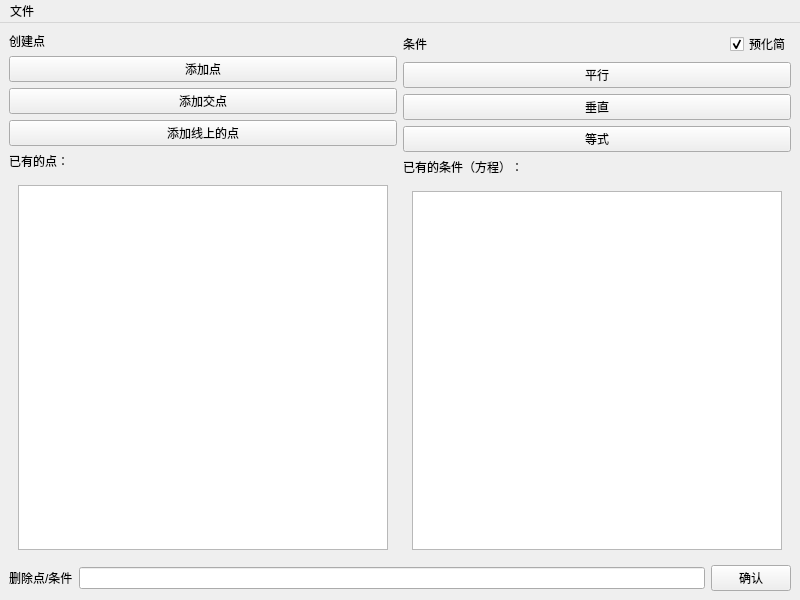
<?xml version="1.0" encoding="UTF-8"?>
<ui version="4.0">
 <class>Add</class>
 <widget class="QMainWindow" name="Add">
  <property name="geometry">
   <rect>
    <x>0</x>
    <y>0</y>
    <width>800</width>
    <height>600</height>
   </rect>
  </property>
  <property name="windowTitle">
   <string>MainWindow</string>
  </property>
  <widget class="QWidget" name="centralwidget">
   <layout class="QGridLayout" name="gridLayout_6">
    <item row="0" column="0">
     <layout class="QGridLayout" name="gridLayout_2">
      <item row="2" column="0">
       <widget class="PushButton" name="PushButton_intersection">
        <property name="text">
         <string>添加交点</string>
        </property>
       </widget>
      </item>
      <item row="3" column="0">
       <widget class="PushButton" name="PushButton_point_on_line">
        <property name="text">
         <string>添加线上的点</string>
        </property>
       </widget>
      </item>
      <item row="1" column="0">
       <widget class="PushButton" name="PushButton_point">
        <property name="text">
         <string>添加点</string>
        </property>
       </widget>
      </item>
      <item row="5" column="0">
       <widget class="CardWidget" name="CardWidget">
        <layout class="QGridLayout" name="gridLayout">
         <item row="0" column="0">
          <widget class="TableWidget" name="ListWidget_points"/>
         </item>
        </layout>
       </widget>
      </item>
      <item row="0" column="0">
       <widget class="TitleLabel" name="TitleLabel">
        <property name="text">
         <string>创建点</string>
        </property>
       </widget>
      </item>
      <item row="4" column="0">
       <widget class="SubtitleLabel" name="SubtitleLabel">
        <property name="text">
         <string>已有的点：</string>
        </property>
       </widget>
      </item>
     </layout>
    </item>
    <item row="0" column="1">
     <layout class="QGridLayout" name="gridLayout_4">
      <item row="0" column="0">
       <widget class="TitleLabel" name="TitleLabel_2">
        <property name="text">
         <string>条件</string>
        </property>
       </widget>
      </item>
      <item row="0" column="1">
       <spacer name="horizontalSpacer">
        <property name="orientation">
         <enum>Qt::Horizontal</enum>
        </property>
        <property name="sizeHint" stdset="0">
         <size>
          <width>40</width>
          <height>20</height>
         </size>
        </property>
       </spacer>
      </item>
      <item row="1" column="0" colspan="3">
       <widget class="PushButton" name="PushButton_parallel">
        <property name="text">
         <string>平行</string>
        </property>
       </widget>
      </item>
      <item row="2" column="0" colspan="3">
       <widget class="PushButton" name="PushButton_vertical">
        <property name="text">
         <string>垂直</string>
        </property>
       </widget>
      </item>
      <item row="3" column="0" colspan="3">
       <widget class="PushButton" name="PushButton_eq">
        <property name="text">
         <string>等式</string>
        </property>
       </widget>
      </item>
      <item row="4" column="0" colspan="3">
       <widget class="SubtitleLabel" name="SubtitleLabel_2">
        <property name="text">
         <string>已有的条件（方程）：</string>
        </property>
       </widget>
      </item>
      <item row="5" column="0" colspan="3">
       <widget class="CardWidget" name="CardWidget_2">
        <layout class="QGridLayout" name="gridLayout_3">
         <item row="0" column="0">
          <widget class="TableWidget" name="ListWidget_conditions"/>
         </item>
        </layout>
       </widget>
      </item>
      <item row="0" column="2">
       <widget class="CheckBox" name="CheckBox_pre_simplify">
        <property name="text">
         <string>预化简</string>
        </property>
        <property name="checked">
         <bool>true</bool>
        </property>
       </widget>
      </item>
     </layout>
    </item>
    <item row="1" column="0" colspan="2">
     <layout class="QGridLayout" name="gridLayout_5">
      <item row="0" column="0">
       <widget class="BodyLabel" name="BodyLabel">
        <property name="text">
         <string>删除点/条件</string>
        </property>
       </widget>
      </item>
      <item row="0" column="1">
       <widget class="LineEdit" name="LineEdit_delete"/>
      </item>
      <item row="0" column="2">
       <widget class="PushButton" name="PushButton_delete">
        <property name="styleSheet">
         <string notr="true">PushButton, ToolButton, ToggleButton, ToggleToolButton {
    color: red;
    background: rgba(255, 255, 255, 0.7);
    border: 1px solid rgba(0, 0, 0, 0.073);
    border-bottom: 1px solid rgba(0, 0, 0, 0.183);
    border-radius: 5px;
    /* font: 14px 'Segoe UI', 'Microsoft YaHei'; */
    padding: 5px 12px 6px 12px;
    outline: none;
}

ToolButton {
    padding: 5px 9px 6px 8px;
}

PushButton[hasIcon=false] {
    padding: 5px 12px 6px 12px;
}

PushButton[hasIcon=true] {
    padding: 5px 12px 6px 36px;
}

DropDownToolButton, PrimaryDropDownToolButton {
    padding: 5px 31px 6px 8px;
}

DropDownPushButton[hasIcon=false],
PrimaryDropDownPushButton[hasIcon=false] {
    padding: 5px 31px 6px 12px;
}

DropDownPushButton[hasIcon=true],
PrimaryDropDownPushButton[hasIcon=true] {
    padding: 5px 31px 6px 36px;
}

PushButton:hover, ToolButton:hover, ToggleButton:hover, ToggleToolButton:hover {
    background: rgba(249, 249, 249, 0.5);
}

PushButton:pressed, ToolButton:pressed, ToggleButton:pressed, ToggleToolButton:pressed {
    color: rgba(0, 0, 0, 0.63);
    background: rgba(249, 249, 249, 0.3);
    border-bottom: 1px solid rgba(0, 0, 0, 0.073);
}

PushButton:disabled, ToolButton:disabled, ToggleButton:disabled, ToggleToolButton:disabled {
    color: rgba(0, 0, 0, 0.36);
    background: rgba(249, 249, 249, 0.3);
    border: 1px solid rgba(0, 0, 0, 0.06);
    border-bottom: 1px solid rgba(0, 0, 0, 0.06);
}


PrimaryPushButton,
PrimaryToolButton,
ToggleButton:checked,
ToggleToolButton:checked {
    color: white;
    background-color: #009faa;
    border: 1px solid #00a7b3;
    border-bottom: 1px solid #007780;
}

PrimaryPushButton:hover,
PrimaryToolButton:hover,
ToggleButton:checked:hover,
ToggleToolButton:checked:hover {
    background-color: #00a7b3;
    border: 1px solid #2daab3;
    border-bottom: 1px solid #007780;
}

PrimaryPushButton:pressed,
PrimaryToolButton:pressed,
ToggleButton:checked:pressed,
ToggleToolButton:checked:pressed {
    color: rgba(255, 255, 255, 0.63);
    background-color: #3eabb3;
    border: 1px solid #3eabb3;
}

PrimaryPushButton:disabled,
PrimaryToolButton:disabled,
ToggleButton:checked:disabled,
ToggleToolButton:checked:disabled {
    color: rgba(255, 255, 255, 0.9);
    background-color: rgb(205, 205, 205);
    border: 1px solid rgb(205, 205, 205);
}

SplitDropButton,
PrimarySplitDropButton {
    border-left: none;
    border-top-left-radius: 0;
    border-bottom-left-radius: 0;
}

#splitPushButton,
#splitToolButton,
#primarySplitPushButton,
#primarySplitToolButton {
    border-top-right-radius: 0;
    border-bottom-right-radius: 0;
}

#splitPushButton:pressed,
#splitToolButton:pressed,
SplitDropButton:pressed {
    border-bottom: 1px solid rgba(0, 0, 0, 0.183);
}

PrimarySplitDropButton:pressed {
    border-bottom: 1px solid #007780;
}

#primarySplitPushButton, #primarySplitToolButton {
    border-right: 1px solid #3eabb3;
}

#primarySplitPushButton:pressed, #primarySplitToolButton:pressed {
    border-bottom: 1px solid #007780;
}

HyperlinkButton {
    /* font: 14px 'Segoe UI', 'Microsoft YaHei'; */
    padding: 6px 12px 6px 12px;
    color: #009faa;
    border: none;
    border-radius: 6px;
    background-color: transparent;
}

HyperlinkButton[hasIcon=false] {
    padding: 6px 12px 6px 12px;
}

HyperlinkButton[hasIcon=true] {
    padding: 6px 12px 6px 36px;
}

HyperlinkButton:hover {
    color: #009faa;
    background-color: rgba(0, 0, 0, 10);
    border: none;
}

HyperlinkButton:pressed {
    color: #009faa;
    background-color: rgba(0, 0, 0, 6);
    border: none;
}

HyperlinkButton:disabled {
    color: rgba(0, 0, 0, 0.43);
    background-color: transparent;
    border: none;
}


RadioButton {
    min-height: 24px;
    max-height: 24px;
    background-color: transparent;
    font: 14px 'Segoe UI', 'Microsoft YaHei', 'PingFang SC';
    color: black;
}

RadioButton::indicator {
    width: 18px;
    height: 18px;
    border-radius: 11px;
    border: 2px solid #999999;
    background-color: rgba(0, 0, 0, 5);
    margin-right: 4px;
}

RadioButton::indicator:hover {
    background-color: rgba(0, 0, 0, 0);
}

RadioButton::indicator:pressed {
    border: 2px solid #bbbbbb;
    background-color: qradialgradient(spread:pad, cx:0.5, cy:0.5, radius:0.5, fx:0.5, fy:0.5,
            stop:0 rgb(255, 255, 255),
            stop:0.5 rgb(255, 255, 255),
            stop:0.6 rgb(225, 224, 223),
            stop:1 rgb(225, 224, 223));
}

RadioButton::indicator:checked {
    height: 22px;
    width: 22px;
    border: none;
    border-radius: 11px;
    background-color: qradialgradient(spread:pad, cx:0.5, cy:0.5, radius:0.5, fx:0.5, fy:0.5,
            stop:0 rgb(255, 255, 255),
            stop:0.5 rgb(255, 255, 255),
            stop:0.6 #009faa,
            stop:1 #009faa);
}

RadioButton::indicator:checked:hover {
    background-color: qradialgradient(spread:pad, cx:0.5, cy:0.5, radius:0.5, fx:0.5, fy:0.5,
            stop:0 rgb(255, 255, 255),
            stop:0.6 rgb(255, 255, 255),
            stop:0.7 #009faa,
            stop:1 #009faa);
}

RadioButton::indicator:checked:pressed {
    background-color: qradialgradient(spread:pad, cx:0.5, cy:0.5, radius:0.5, fx:0.5, fy:0.5,
            stop:0 rgb(255, 255, 255),
            stop:0.5 rgb(255, 255, 255),
            stop:0.6 #009faa,
            stop:1 #009faa);
}

RadioButton:disabled {
    color: rgba(0, 0, 0, 110);
}

RadioButton::indicator:disabled {
    border: 2px solid #bbbbbb;
    background-color: transparent;
}

RadioButton::indicator:disabled:checked {
    border: none;
    background-color: qradialgradient(spread:pad, cx:0.5, cy:0.5, radius:0.5, fx:0.5, fy:0.5,
            stop:0 rgb(255, 255, 255),
            stop:0.5 rgb(255, 255, 255),
            stop:0.6 rgba(0, 0, 0, 0.2169),
            stop:1 rgba(0, 0, 0, 0.2169));
}

TransparentToolButton,
TransparentToggleToolButton,
TransparentDropDownToolButton,
TransparentPushButton,
TransparentDropDownPushButton,
TransparentTogglePushButton {
    background-color: transparent;
    border: none;
    border-radius: 5px;
    margin: 0;
}

TransparentToolButton:hover,
TransparentToggleToolButton:hover,
TransparentDropDownToolButton:hover,
TransparentPushButton:hover,
TransparentDropDownPushButton:hover,
TransparentTogglePushButton:hover {
    background-color: rgba(0, 0, 0, 9);
    border: none;
}

TransparentToolButton:pressed,
TransparentToggleToolButton:pressed,
TransparentDropDownToolButton:pressed,
TransparentPushButton:pressed,
TransparentDropDownPushButton:pressed,
TransparentTogglePushButton:pressed {
    background-color: rgba(0, 0, 0, 6);
    border: none;
}

TransparentToolButton:disabled,
TransparentToggleToolButton:disabled,
TransparentDropDownToolButton:disabled,
TransprentPushButton:disabled,
TransparentDropDownPushButton:disabled,
TransprentTogglePushButton:disabled {
    background-color: transparent;
    border: none;
}


PillPushButton,
PillPushButton:hover,
PillPushButton:pressed,
PillPushButton:disabled,
PillPushButton:checked,
PillPushButton:checked:hover,
PillPushButton:checked:pressed,
PillPushButton:disabled:checked,
PillToolButton,
PillToolButton:hover,
PillToolButton:pressed,
PillToolButton:disabled,
PillToolButton:checked,
PillToolButton:checked:hover,
PillToolButton:checked:pressed,
PillToolButton:disabled:checked {
    background-color: transparent;
    border: none;
}
</string>
        </property>
        <property name="text">
         <string>确认</string>
        </property>
       </widget>
      </item>
     </layout>
    </item>
   </layout>
  </widget>
  <widget class="QMenuBar" name="menubar">
   <property name="geometry">
    <rect>
     <x>0</x>
     <y>0</y>
     <width>800</width>
     <height>21</height>
    </rect>
   </property>
   <widget class="QMenu" name="menu">
    <property name="title">
     <string>文件</string>
    </property>
    <addaction name="action"/>
    <addaction name="action_2"/>
   </widget>
   <addaction name="menu"/>
  </widget>
  <action name="action">
   <property name="text">
    <string>保存</string>
   </property>
  </action>
  <action name="action_2">
   <property name="text">
    <string>打开</string>
   </property>
  </action>
 </widget>
 <customwidgets>
  <customwidget>
   <class>CheckBox</class>
   <extends>QCheckBox</extends>
   <header>qfluentwidgets</header>
  </customwidget>
  <customwidget>
   <class>PushButton</class>
   <extends>QPushButton</extends>
   <header>qfluentwidgets</header>
  </customwidget>
  <customwidget>
   <class>CardWidget</class>
   <extends>QFrame</extends>
   <header>qfluentwidgets</header>
   <container>1</container>
  </customwidget>
  <customwidget>
   <class>BodyLabel</class>
   <extends>QLabel</extends>
   <header>qfluentwidgets</header>
  </customwidget>
  <customwidget>
   <class>SubtitleLabel</class>
   <extends>QLabel</extends>
   <header>qfluentwidgets</header>
  </customwidget>
  <customwidget>
   <class>TitleLabel</class>
   <extends>QLabel</extends>
   <header>qfluentwidgets</header>
  </customwidget>
  <customwidget>
   <class>LineEdit</class>
   <extends>QLineEdit</extends>
   <header>qfluentwidgets</header>
  </customwidget>
  <customwidget>
   <class>TableWidget</class>
   <extends>QTableWidget</extends>
   <header>qfluentwidgets</header>
  </customwidget>
 </customwidgets>
 <resources/>
 <connections/>
</ui>
